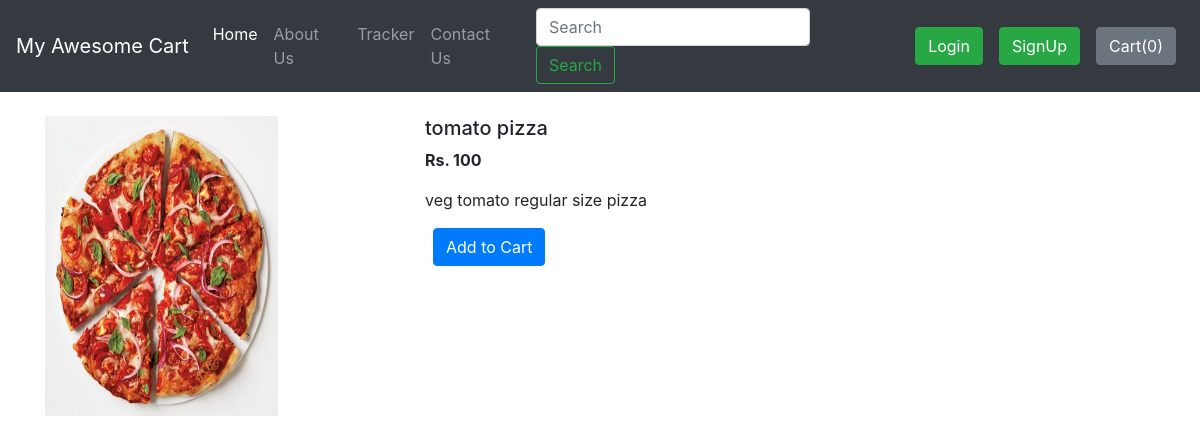
Page /shop/productView/1 on the committed database.
### shop/models.py (models this page shows, shortened)
class Product(models.Model):
    product_id = models.AutoField
    product_name = models.CharField(max_length=50)
    category = models.CharField(max_length=50, default="")
    subcategory = models.CharField(max_length=50, default="")
    price = models.IntegerField(default=0)
    desc = models.CharField(max_length=200)
    pub_date = models.DateField()
    image = models.ImageField(upload_to="shop/images", default="")

### shop/views.py (the view)
# urls.py: path('productView/<int:myid>', views.productView, name="productView"),
def productView(request, myid):
    product = Product.objects.filter(id=myid)
    return render(request, 'shop/prodView.html', {'product': product[0]})

### shop/templates/shop/prodView.html (shortened to what this page needs)
{% extends 'shop/basic.html' %}
{% block body %}
<div class="container my-4">
    <div class="row">
    <div class="col-md-4">
        <img src="/media/{{product.image}}" width="233px" height="300px">
    </div>
    <div class="col-md-8">
        <h5>{{product.product_name}}</h5>
        <p><b>Rs. {{product.price}} </b></p>
        <p>{{product.desc}}</p>
        <button class="btn btn-primary mx-2">Add to Cart</button>
    </div>
    </div>
</div>
{% endblock %}

### rows in the picture
Product: image (picture), product_name "tomato pizza", price "100", desc "veg tomato regular size pizza"
